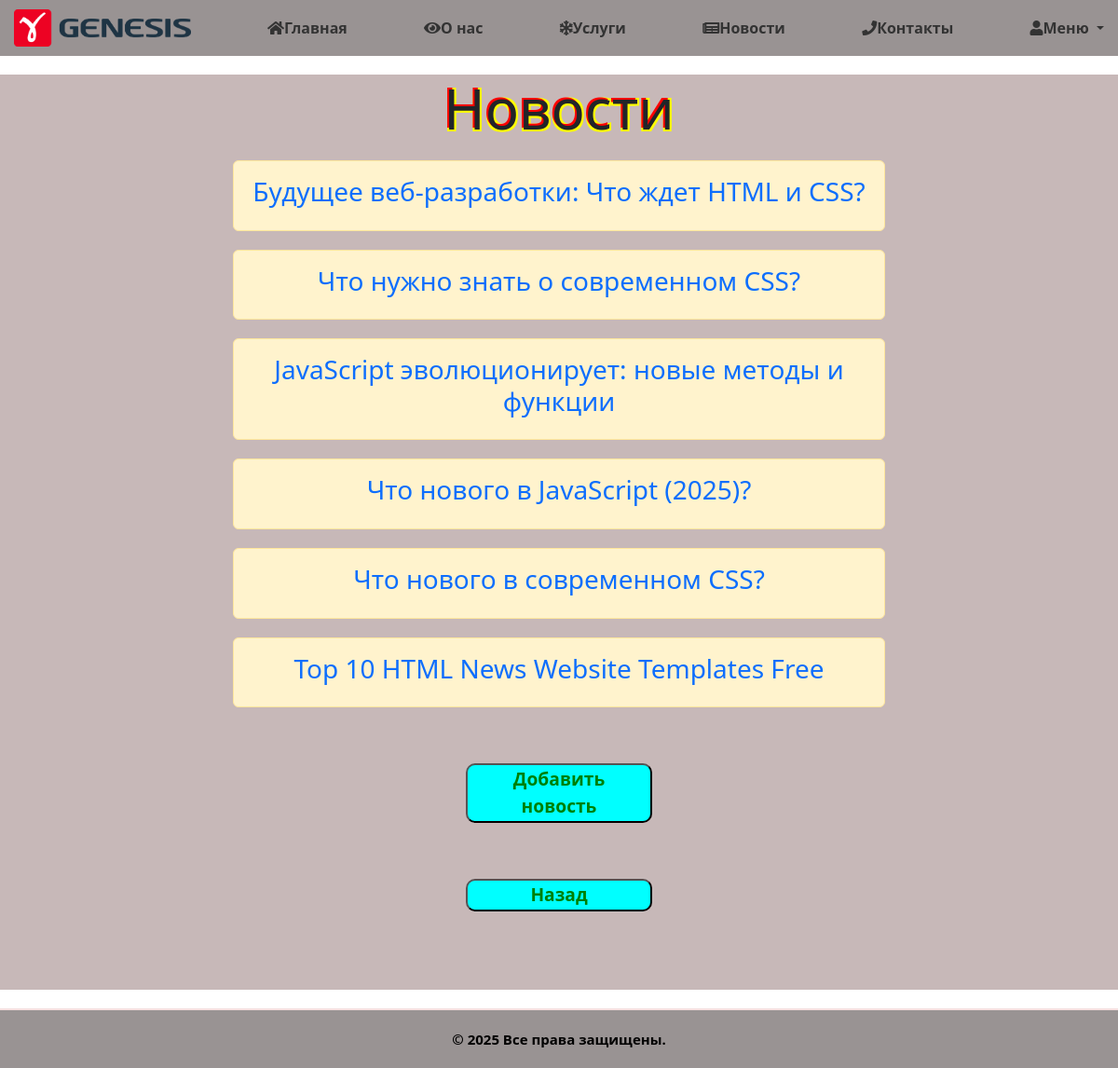
Page /news/ on the committed database.
### news/models.py (models this page shows, shortened)
class Articles(models.Model):
    title = models.CharField('Название', max_length=50)
    full_text = models.TextField('Ссылка')
    class Meta:
        verbose_name = 'Новость'
        verbose_name_plural = 'Новости'

### news/views.py (the view)
# urls.py: path('', views.news_home, name='news_home'),
def news_home(request):
    news = Articles.objects.order_by('-title')[:5]
    news = Articles.objects.all()
    return render(request, 'news/news_home.html', {'news': news})

### news/templates/news/news_home.html (shortened to what this page needs)
{% extends "main/pattern.html" %}
{% load static %}
{% block 'content' %}
<link rel="stylesheet" href="{% static 'news/css/news_home.css' %}">
<link rel="stylesheet" href="{% static 'main/css/modal_window.css' %}">
    <section id="news">
        <h1>Новости</h1>
        {% if news %}
        {% for el in news %}
            <div class="alert alert-warning" onclick="checkAuth(event)">
                <a href="{{ el.full_text }}"><h3>{{ el.title }}</h3></a>
            </div>
        {% endfor %}
        {% else %}
            <p class="p1">У Вас нет записей!</p>
        {% endif %}
        <a href="{% url 'add' %}"><button id="but" onclick="checkAuth(event)">Добавить новость</button></a>
        <a href="{% url 'index' %}"><button id="but">Назад</button></a><br>
        </section>
{% endblock %}

### main/templates/main/pattern.html (shortened to what this page needs)
{% load static %}
<!DOCTYPE html>
<html lang="ru">
<head>
    <link rel="stylesheet" href="https://cdn.jsdelivr.net/npm/bootstrap@5.3.3/dist/css/bootstrap.min.css">
    <link rel="stylesheet" href="https://use.fontawesome.com/releases/v5.8.2/css/all.css">
    <link rel="stylesheet" href="{% static 'main/css/pattern.css' %}">
</head>
<body>
    <header>
        <nav id="nav">
            <ul>
                <li class="logo"><a href="{% url 'index' %}"><img src="{% static 'main/img/logo.png' %}" alt=""></a></li>
                <li><a href="{% url 'index' %}"><i class="fas fa-home"></i>Главная</a></li>
                <li><a href="{% url 'about' %}"><i class="fas fa-eye"></i>О нас</a></li>
                <li><a href="{% url 'services' %}"><i class="fas fa-snowflake"></i>Услуги</a></li>
                <li><a href="{% url 'news_home' %}"><i class="fas fa-newspaper"></i>Новости</a></li>
                <li><a href="{% url 'contacts' %}"><i class="fas fa-phone"></i>Контакты</a></li>
                <li class="dropdown">
                    <a href="#" class="dropdown-toggle" data-bs-toggle="dropdown">
                        {% if user.is_authenticated %}
                            <i class="fas fa-user"></i>{{ user.username }}
                        {% else %}
                            <i class="fas fa-user"></i>Меню
                        {% endif %}
                    </a>
                </li>
            </ul>
        </nav>
    </header>
    <main>
        {% block 'content' %}{% endblock %}
    </main>
    <footer>
        <p>© 2025 Все права защищены.</p>
    </footer>
</body>
</html>

### main/static/main/css/pattern.css (style rules this page uses)
#nav { background-color: #999393; padding: 10px 0; }
#nav ul { list-style: none; margin: 0; padding: 0; display: flex; align-items: center; }
#nav li { margin: 0 15px; }
#nav a { text-decoration: none; color: #333; font-weight: bold; }
.logo { margin-right: auto; }
.logo img { max-height: 40px; }
#nav li:not(.logo) { margin-left: auto; }
footer { background-color: #999393; padding: 20px; text-align: center; font-size: 15px; color: black; border-top: 2px solid #f5dfdf; font-weight: bold; }
footer p { margin: 0; }

### news/static/news/css/news_home.css (style rules this page uses)
.alert-warning { float: none; clear: both; width: 700px; margin: 20px auto; text-align: center; display: block; }
a { text-decoration: none; }
#but { background-color: aqua; margin: 60px; border-radius: 10px; font-size:larger; font-weight: bold; color: #008000; width: 200px; margin: 60px auto; display:block; }
h1 { text-align: center; font-size: 60px; text-shadow: -2px -2px 0 red, 2px -2px 0 yellow, -2px 2px 0 yellow, 2px 2px 0 yellow; }
#news { margin-top: 20px; background-color: rgb(199, 184, 184); margin-bottom: 20px; }

### rows in the picture
Articles: title "Будущее веб-разработки: Что ждет HTML и CSS?"
Articles: title "Что нужно знать о современном CSS?"
Articles: title "JavaScript эволюционирует: новые методы и функции"
Articles: title "Что нового в JavaScript (2025)?"
Articles: title "Что нового в современном CSS?"
Articles: title "Top 10 HTML News Website Templates Free"
